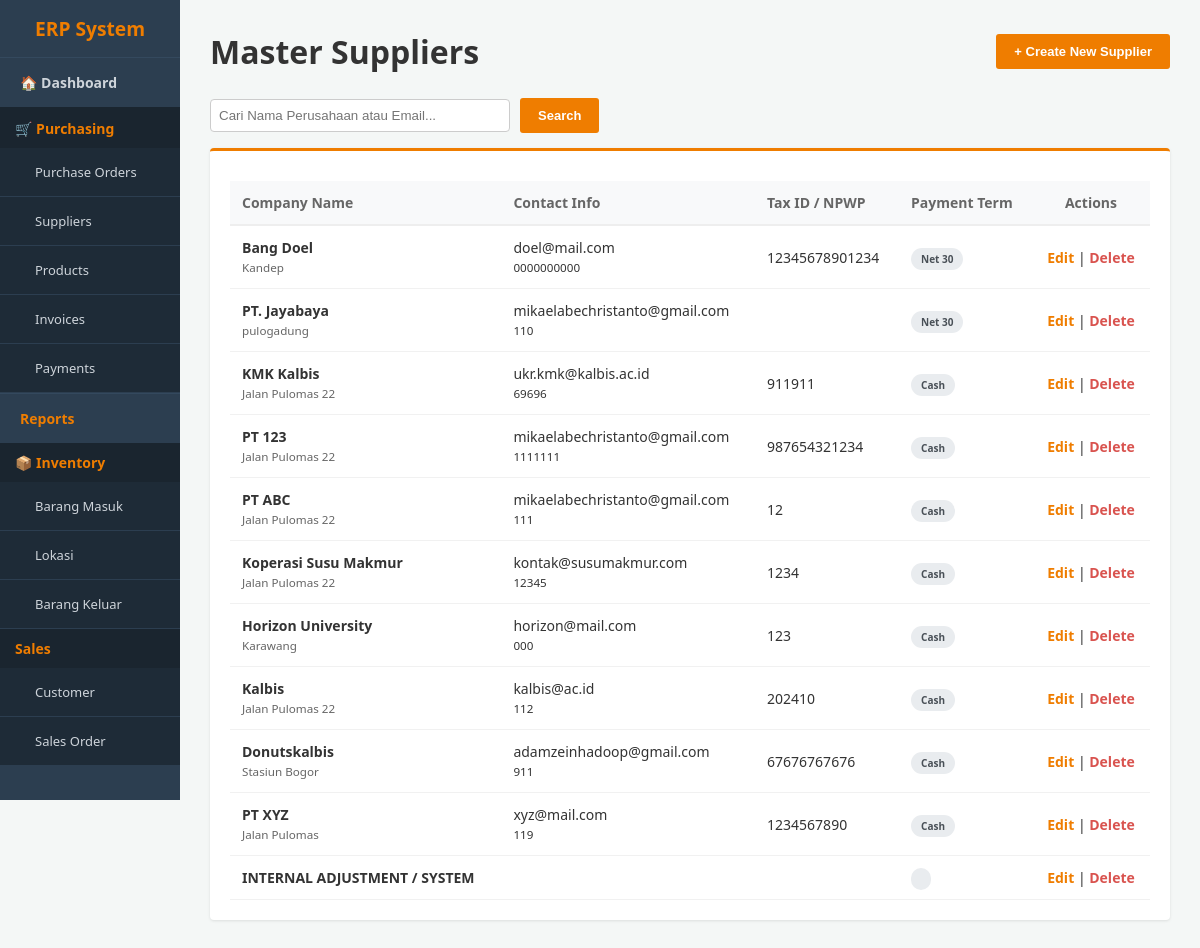
Screenshot of /supplier.php with the database file from the repository.
### tables this page shows
CREATE TABLE `supplier` (
  `id_supplier` int(11) NOT NULL,
  `nama_perusahaan` varchar(100) NOT NULL,
  `alamat_lengkap` text DEFAULT NULL,
  `email_bisnis` varchar(50) DEFAULT NULL,
  `no_telepon` varchar(20) DEFAULT NULL,
  `npwp_tax_id` varchar(30) DEFAULT NULL,
  `term_pembayaran_default` varchar(50) DEFAULT NULL,
  `mata_uang` char(3) DEFAULT 'IDR'
);

### supplier.php (the view, shortened to what this page needs)
<?php
include 'config.php';
include 'header.php';
?>
<div class="header-bar">
    <h1>Master Suppliers</h1>
    <button onclick="toggleForm()" class="btn-orange">
        <?= isset($_GET['edit']) ? 'Editing Mode' : '+ Create New Supplier' ?>
    </button>
</div>
<div style="margin-bottom: 15px;">
    <form method="GET" action="supplier.php" style="display:flex; gap:10px; align-items:center;">
        <input type="text" name="search" placeholder="Cari Nama Perusahaan atau Email..." style="padding: 8px; width: 300px; border: 1px solid #ccc; border-radius: 4px;" value="<?= isset($_GET['search']) ? htmlspecialchars($_GET['search']) : '' ?>">
        <button type="submit" class="btn-orange">Search</button>
    </form>
</div>
<div class="card">
    <table>
        <thead>
            <tr>
                <th>Company Name</th>
                <th>Contact Info</th>
                <th>Tax ID / NPWP</th>
                <th>Payment Term</th>
                <th style="text-align:center">Actions</th>
            </tr>
        </thead>
        <tbody>
            <?php
            $search_query = "";
            $result = mysqli_query($conn, "SELECT * FROM supplier $search_query ORDER BY id_supplier DESC");
            if (mysqli_num_rows($result) > 0) {
                while($row = mysqli_fetch_assoc($result)) {
                    echo "<tr>
                        <td>
                            <strong>{$row['nama_perusahaan']}</strong><br>
                            <small style='color:#666'>{$row['alamat_lengkap']}</small>
                        </td>
                        <td>
                            {$row['email_bisnis']}<br>
                            <small>{$row['no_telepon']}</small>
                        </td>
                        <td>{$row['npwp_tax_id']}</td>
                        <td><span class='badge bg-draft'>{$row['term_pembayaran_default']}</span></td>
                        <td style='text-align:center'>
                            <a href='supplier.php?edit={$row['id_supplier']}' style='color:#ef7d00; text-decoration:none; font-weight:bold;'>Edit</a> |
                            <a href='supplier.php?delete={$row['id_supplier']}' style='color:#d9534f; text-decoration:none; font-weight:bold;' onclick='return confirm(\"Yakin ingin menghapus supplier ini?\")'>Delete</a>
                        </td>
                    </tr>";
                }
            } else {
                echo "<tr><td colspan='5' style='text-align:center; padding:20px;'>Belum ada data supplier.</td></tr>";
            }
            ?>
        </tbody>
    </table>
</div>
<?php echo "</div></body></html>"; ?>

### header.php (style rules this page uses)
* { box-sizing: border-box; margin: 0; padding: 0; }
body { font-family: 'Segoe UI', Arial, sans-serif; background-color: #f4f7f6; display: flex; color: #333; }
.header-bar { display: flex; justify-content: space-between; align-items: center; margin-bottom: 25px; }
.card { background: white; padding: 20px; border-radius: 4px; box-shadow: 0 1px 3px rgba(0,0,0,0.1); border-top: 3px solid #ef7d00; }
table { width: 100%; border-collapse: collapse; margin-top: 10px; font-size: 14px; }
table th { background-color: #f8f9fa; text-align: left; padding: 12px; border-bottom: 2px solid #eee; color: #666; }
table td { padding: 12px; border-bottom: 1px solid #f1f1f1; }
.btn-orange { background-color: #ef7d00; color: white; padding: 10px 18px; border: none; border-radius: 3px; cursor: pointer; text-decoration: none; font-size: 13px; font-weight: bold; }
.badge { padding: 4px 10px; border-radius: 20px; font-size: 10px; font-weight: bold; }
.bg-draft { background: #e9ecef; color: #495057; }

### rows the page displays
supplier: nama_perusahaan "Bang Doel", alamat_lengkap "Kandep", email_bisnis "doel@mail.com", no_telepon "0000000000", npwp_tax "12345678901234", term_pembayaran_default "Net 30"
supplier: nama_perusahaan "PT. Jayabaya", alamat_lengkap "pulogadung", email_bisnis "mikaelabechristanto@gmail.com", no_telepon "110", term_pembayaran_default "Net 30"
supplier: nama_perusahaan "KMK Kalbis", alamat_lengkap "Jalan Pulomas 22", email_bisnis "ukr.kmk@kalbis.ac.id", no_telepon "69696", npwp_tax "911911", term_pembayaran_default "Cash"
supplier: nama_perusahaan "PT 123", alamat_lengkap "Jalan Pulomas 22", email_bisnis "mikaelabechristanto@gmail.com", no_telepon "1111111", npwp_tax "987654321234", term_pembayaran_default "Cash"
supplier: nama_perusahaan "PT ABC", alamat_lengkap "Jalan Pulomas 22", email_bisnis "mikaelabechristanto@gmail.com", no_telepon "111", npwp_tax "12", term_pembayaran_default "Cash"
supplier: nama_perusahaan "Koperasi Susu Makmur", alamat_lengkap "Jalan Pulomas 22", email_bisnis "kontak@susumakmur.com", no_telepon "12345", npwp_tax "1234", term_pembayaran_default "Cash"
supplier: nama_perusahaan "Horizon University", alamat_lengkap "Karawang", email_bisnis "horizon@mail.com", no_telepon "000", npwp_tax "123", term_pembayaran_default "Cash"
supplier: nama_perusahaan "Kalbis", alamat_lengkap "Jalan Pulomas 22", email_bisnis "kalbis@ac.id", no_telepon "112", npwp_tax "202410", term_pembayaran_default "Cash"
supplier: nama_perusahaan "Donutskalbis", alamat_lengkap "Stasiun Bogor", email_bisnis "adamzeinhadoop@gmail.com", no_telepon "911", npwp_tax "67676767676", term_pembayaran_default "Cash"
supplier: nama_perusahaan "PT XYZ", alamat_lengkap "Jalan Pulomas", email_bisnis "xyz@mail.com", no_telepon "119", npwp_tax "1234567890", term_pembayaran_default "Cash"
supplier: nama_perusahaan "INTERNAL ADJUSTMENT / SYSTEM"
